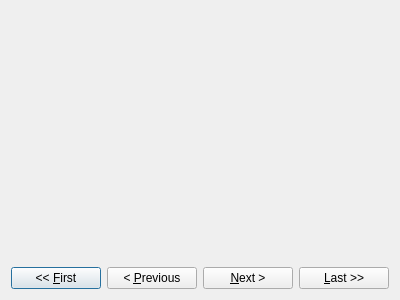
<?xml version="1.0" encoding="UTF-8"?>
<ui version="4.0">
 <class>labelViewerTest</class>
 <widget class="QDialog" name="labelViewerTest">
  <property name="geometry">
   <rect>
    <x>0</x>
    <y>0</y>
    <width>400</width>
    <height>300</height>
   </rect>
  </property>
  <property name="windowTitle">
   <string>labelViewerTest</string>
  </property>
  <layout class="QVBoxLayout" name="verticalLayout">
   <item>
    <widget class="LabelViewerWidget" name="labelViewer" native="true"/>
   </item>
   <item>
    <layout class="QHBoxLayout" name="horizontalLayout">
     <item>
      <widget class="QPushButton" name="first">
       <property name="text">
        <string>&lt;&lt; &amp;First</string>
       </property>
      </widget>
     </item>
     <item>
      <widget class="QPushButton" name="previous">
       <property name="text">
        <string>&lt; &amp;Previous</string>
       </property>
      </widget>
     </item>
     <item>
      <widget class="QPushButton" name="next">
       <property name="text">
        <string>&amp;Next &gt;</string>
       </property>
      </widget>
     </item>
     <item>
      <widget class="QPushButton" name="last">
       <property name="text">
        <string>&amp;Last &gt;&gt;</string>
       </property>
      </widget>
     </item>
    </layout>
   </item>
  </layout>
 </widget>
 <layoutdefault spacing="6" margin="11"/>
 <customwidgets>
  <customwidget>
   <class>LabelViewerWidget</class>
   <extends>QWidget</extends>
   <header location="global">labelviewerwidget.h</header>
   <container>1</container>
  </customwidget>
 </customwidgets>
 <resources/>
 <connections/>
</ui>
